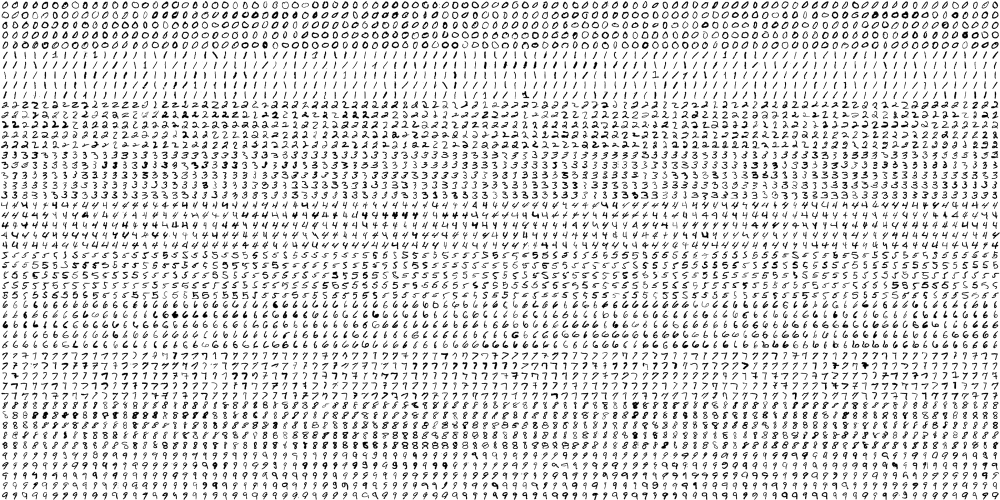
#> input picture opencv/trainset/digits.png, 2000 x 1000 px (shown at 1/2 size)
$ python mser2.py   (older library calls are emulated)
#> lines starting #> are read from the running program, lines starting #| are printed output that depends on the picture; after the words box and inside, x2 and y2 are one past the last pixel; in counts of white or black regions, pixels touching at a corner belong together
import cv2
import numpy as np


# def sort_contours(cnts, method="left-to-right"):
#      # initialize the reverse flag and sort index
#      reverse = False
#      i = 0
#
#      # handle if we need to sort in reverse
#      if method == "right-to-left" or method == "bottom-to-top":
#           reverse = True
#
#      # handle if we are sorting against the y-coordinate rather than
#      # the x-coordinate of the bounding box
#      if method == "top-to-bottom" or method == "bottom-to-top":
#           i = 1
#
#      # construct the list of bounding boxes and sort them from top to
#      # bottom
#      boundingBoxes = [cv2.boundingRect(c) for c in cnts]
#      (cnts, boundingBoxes) = zip(*sorted(zip(cnts, boundingBoxes),
#                                          key=lambda b: b[1][i], reverse=reverse))
#
#      # return the list of sorted contours and bounding boxes
#      return (cnts, boundingBoxes)
#
# img = cv2.imread('test5.png')
#
img = cv2.imread('trainset/digits.png')
#> img is the input picture: shape (1000, 2000, 3); min 0, max 255, mean 221.2
# ref = cv2.cvtColor(ref, cv2.COLOR_BGR2GRAY)
# ref = cv2.threshold(ref, 10, 255, cv2.THRESH_BINARY_INV)[1]
# refCnts = cv2.findContours(ref.copy(), cv2.RETR_EXTERNAL,
# 	cv2.CHAIN_APPROX_SIMPLE)
# # refCnts = refCnts[0] if imutils.is_cv2() else refCnts[1]
# refCnts = refCnts[1]
# refCnts = sort_contours(refCnts, method="left-to-right")[0]
# digits = {}
#
# for (i, c) in enumerate(refCnts):
# 	# compute the bounding box for the digit, extract it, and resize
# 	# it to a fixed size
# 	(x, y, w, h) = cv2.boundingRect(c)
# 	roi = ref[y:y + h, x:x + w]
# 	roi = cv2.resize(roi, (57, 88))
#
# 	# update the digits dictionary, mapping the digit name to the ROI
# 	digits[i] = roi
#
# print(len(digits))
#
#
#
# exit(0)
imgGray = cv2.cvtColor(img, cv2.COLOR_BGR2GRAY)
mser = cv2.MSER_create()
regions, _ = mser.detectRegions(imgGray)
#> regions = 36145 items

hulls = [cv2.convexHull(p.reshape(-1, 1, 2)) for p in regions]
#> hulls = 36145 contours; largest, box (x1, y1, x2, y2) and area: (423, 202, 438, 218) 190, (423, 202, 438, 218) 190, (1282, 382, 1297, 398) 189, (1282, 382, 1297, 398) 187, (1642, 303, 1658, 318) 184
print(hulls)
#> (printed output is left out)

mask = np.zeros((img.shape[0], img.shape[1], 1), dtype=np.uint8)

for contour in hulls:
    cv2.drawContours(mask, [contour], -1, (255, 255, 255), -1)
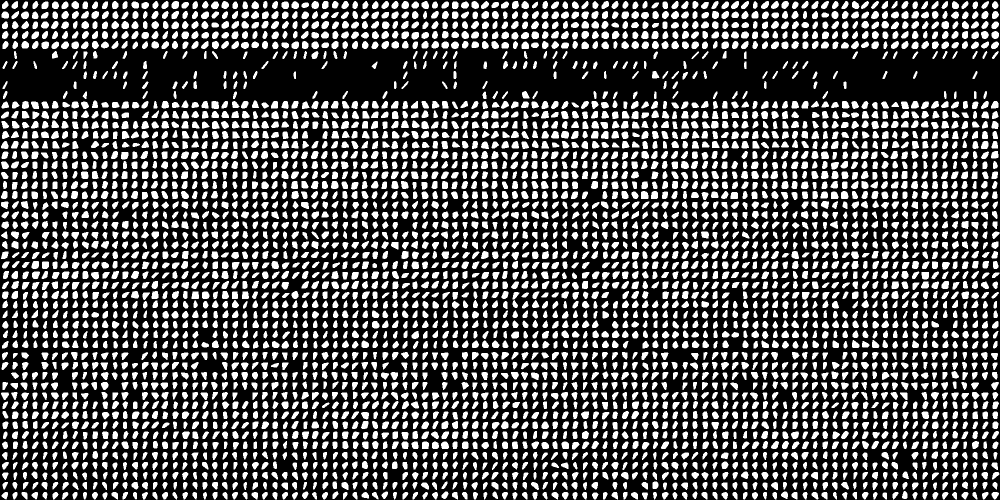
#> mask: shape (1000, 2000, 1) (shown at 1/2 size); 30.7% white; 4597 white regions, largest, box (x1, y1, x2, y2) and area: (423, 202, 438, 218) 216, (1282, 382, 1297, 398) 215, (1642, 303, 1658, 318) 208

cv2.imshow('img',mask)
cv2.waitKey(0)
exit(0)
#> (the program exits here)
